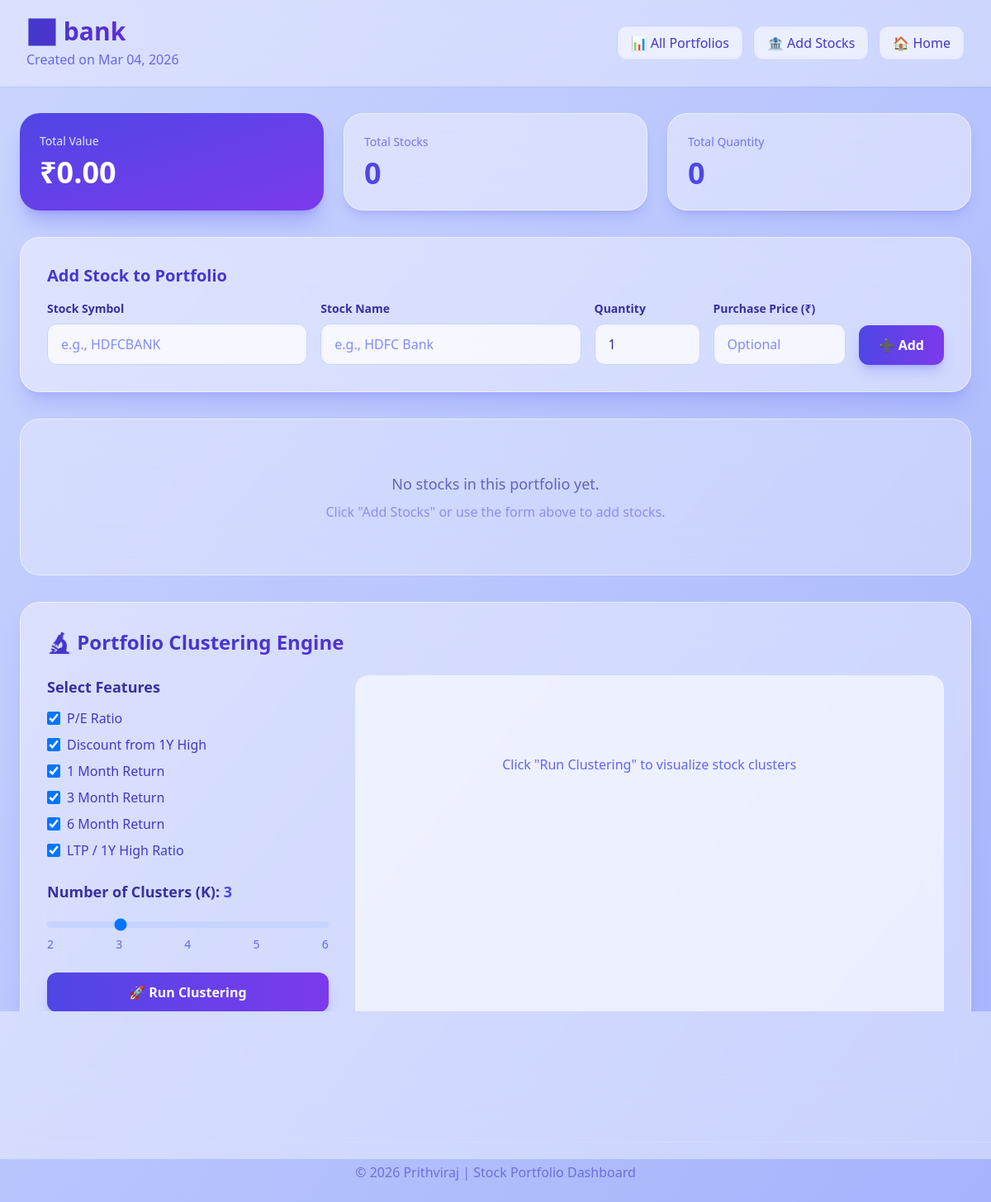
The app's page /portfolio/2/, older data.
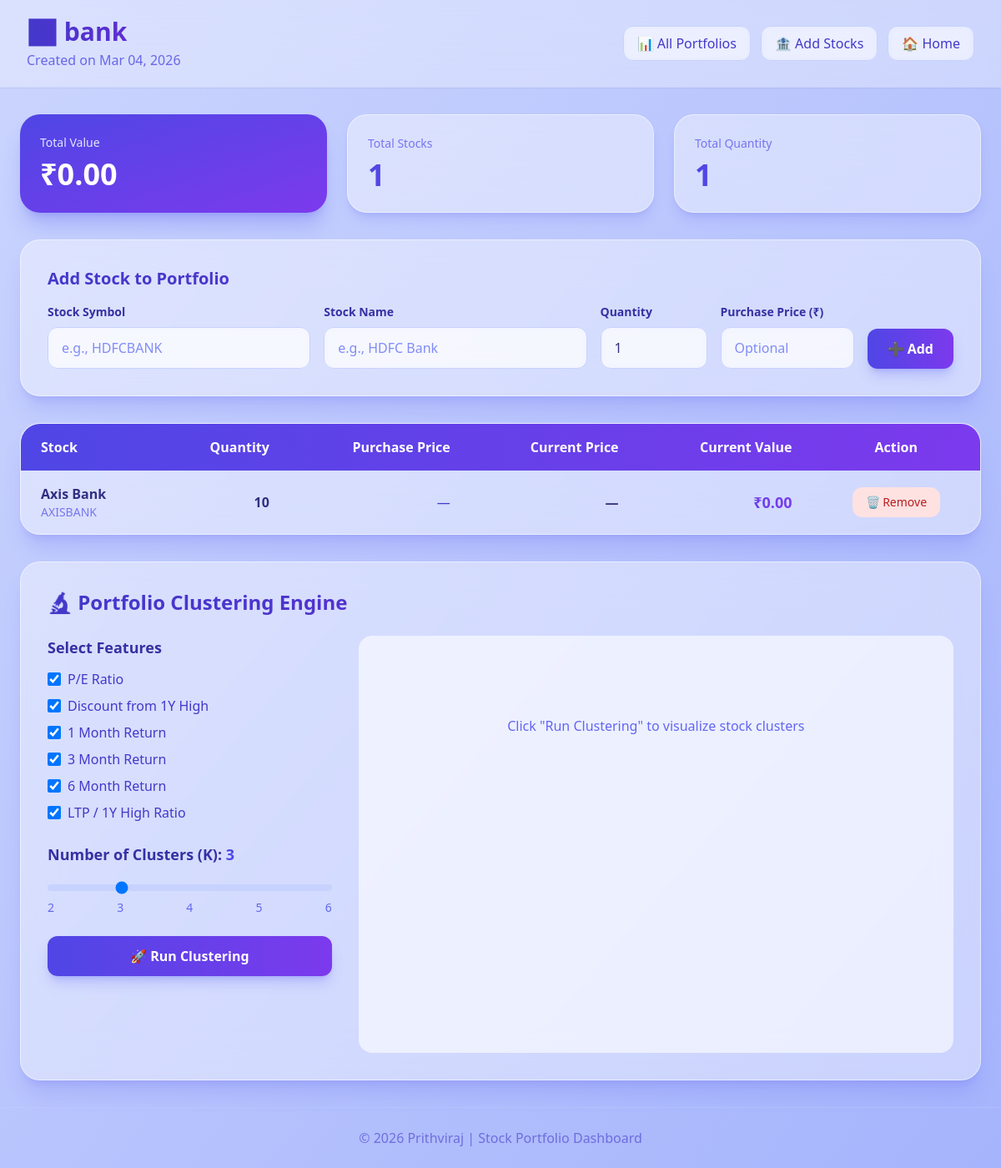
The same page, newer data.
### portfolio/models.py (models this page shows, shortened)
class Portfolio(models.Model):
    name = models.CharField(max_length=100)
    user = models.ForeignKey(User, on_delete=models.CASCADE, null=True, blank=True)
    created_at = models.DateTimeField(auto_now_add=True)

class PortfolioStock(models.Model):
    portfolio = models.ForeignKey(Portfolio, on_delete=models.CASCADE, related_name='stocks')
    stock_symbol = models.CharField(max_length=20)
    stock_name = models.CharField(max_length=100)
    quantity = models.IntegerField(default=0)
    purchase_price = models.DecimalField(max_digits=10, decimal_places=2, null=True, blank=True)
    added_at = models.DateTimeField(auto_now_add=True)

### portfolio/views.py (the view)
# urls.py: path("portfolio/<int:portfolio_id>/", views.portfolio_detail, name="portfolio_detail"),
def portfolio_detail(request, portfolio_id):
    portfolio = get_object_or_404(Portfolio, id=portfolio_id)
    stocks = portfolio.stocks.all()
    stock_data = []
    for stock in stocks:
        try:
            ticker = yf.Ticker(stock.stock_symbol + ".NS")
            current_price = ticker.info.get('currentPrice', 0)
        except:
            current_price = 0
        stock_data.append({
            'id': stock.id,
            'stock_symbol': stock.stock_symbol,
            'stock_name': stock.stock_name,
            'quantity': stock.quantity,
            'purchase_price': stock.purchase_price,
            'current_price': current_price,
            'current_value': stock.quantity * current_price if current_price else 0,
            'added_at': stock.added_at,
        })
    total_value = sum(s['current_value'] for s in stock_data)
    return render(request, "portfolio/portfolio_detail.html", {
        "portfolio": portfolio,
        "stocks": stock_data,
        "total_value": total_value,
    })

### portfolio/templates/portfolio/portfolio_detail.html (shortened to what this page needs)
<!DOCTYPE html>
<html lang="en">
<head>
    <script src="https://cdn.tailwindcss.com"></script>
</head>
<body class="min-h-screen bg-gradient-to-br from-[rgb(203,213,254)] to-indigo-300 text-indigo-950">
    <header class="px-8 py-5 border-b border-indigo-200/50 bg-white/30 backdrop-blur-xl shadow-sm">
        <div class="max-w-7xl mx-auto flex justify-between items-center">
            <div>
                <h1 class="text-3xl font-bold bg-gradient-to-r from-indigo-700 to-violet-700 bg-clip-text text-transparent">📈 {{ portfolio.name }}</h1>
                <p class="text-indigo-600/80 mt-1 font-medium">Created on {{ portfolio.created_at|date:"M d, Y" }}</p>
            </div>
            <div class="flex gap-3">
                <a href="/portfolio/" class="px-4 py-2 bg-white/40 backdrop-blur-sm border border-indigo-200 rounded-xl text-indigo-700 font-medium hover:bg-white/60 transition-all duration-200">
                    📊 All Portfolios
                </a>
                <a href="/banks/" class="px-4 py-2 bg-white/40 backdrop-blur-sm border border-indigo-200 rounded-xl text-indigo-700 font-medium hover:bg-white/60 transition-all duration-200">
                    🏦 Add Stocks
                </a>
                <a href="/" class="px-4 py-2 bg-white/40 backdrop-blur-sm border border-indigo-200 rounded-xl text-indigo-700 font-medium hover:bg-white/60 transition-all duration-200">
                    🏠 Home
                </a>
            </div>
        </div>
    </header>
    <main class="max-w-7xl mx-auto px-6 py-8">
        <div class="grid grid-cols-1 md:grid-cols-3 gap-6 mb-8">
            <div class="bg-gradient-to-br from-indigo-600 to-violet-600 rounded-3xl p-6 shadow-xl shadow-indigo-500/30 text-white">
                <p class="text-indigo-100 text-sm font-medium">Total Value</p>
                <p class="text-4xl font-bold mt-2">₹{{ total_value|floatformat:2 }}</p>
            </div>
            <div class="bg-white/40 backdrop-blur-xl rounded-3xl p-6 shadow-lg shadow-indigo-500/20 border border-white/50">
                <p class="text-indigo-600/70 text-sm font-medium">Total Stocks</p>
                <p class="text-4xl font-bold mt-2 bg-gradient-to-r from-indigo-600 to-violet-600 bg-clip-text text-transparent">{{ stocks|length }}</p>
            </div>
            <div class="bg-white/40 backdrop-blur-xl rounded-3xl p-6 shadow-lg shadow-indigo-500/20 border border-white/50">
                <p class="text-indigo-600/70 text-sm font-medium">Total Quantity</p>
                <p class="text-4xl font-bold mt-2 bg-gradient-to-r from-indigo-600 to-violet-600 bg-clip-text text-transparent">{{ stocks|length }}</p>
            </div>
        </div>
        <div class="bg-white/40 backdrop-blur-xl rounded-3xl p-8 mb-8 shadow-xl shadow-indigo-500/20 border border-white/50">
            <h2 class="text-xl font-bold bg-gradient-to-r from-indigo-700 to-violet-700 bg-clip-text text-transparent mb-4">Add Stock to Portfolio</h2>
            <form method="POST" action="{% url 'add_stock' portfolio.id %}" class="flex flex-wrap gap-4 items-end">
                <div class="flex-1 min-w-[200px]">
                    <label class="block text-sm font-semibold text-indigo-800 mb-2">Stock Symbol</label>
                    <input type="text" name="stock_symbol" placeholder="e.g., HDFCBANK" required
                           class="w-full px-4 py-3 bg-white/60 backdrop-blur-sm border border-indigo-200 rounded-xl text-indigo-900 placeholder-indigo-400 focus:ring-2 focus:ring-indigo-500 focus:border-indigo-500 focus:outline-none transition-all">
                </div>
                <div class="flex-1 min-w-[200px]">
                    <label class="block text-sm font-semibold text-indigo-800 mb-2">Stock Name</label>
                    <input type="text" name="stock_name" placeholder="e.g., HDFC Bank" required
                           class="w-full px-4 py-3 bg-white/60 backdrop-blur-sm border border-indigo-200 rounded-xl text-indigo-900 placeholder-indigo-400 focus:ring-2 focus:ring-indigo-500 focus:border-indigo-500 focus:outline-none transition-all">
                </div>
                <div class="w-32">
                    <label class="block text-sm font-semibold text-indigo-800 mb-2">Quantity</label>
                    <input type="number" name="quantity" min="1" value="1" required
                           class="w-full px-4 py-3 bg-white/60 backdrop-blur-sm border border-indigo-200 rounded-xl text-indigo-900 focus:ring-2 focus:ring-indigo-500 focus:border-indigo-500 focus:outline-none transition-all">
                </div>
                <div class="w-40">
                    <label class="block text-sm font-semibold text-indigo-800 mb-2">Purchase Price (₹)</label>
                    <input type="number" name="purchase_price" step="0.01" min="0" placeholder="Optional"
                           class="w-full px-4 py-3 bg-white/60 backdrop-blur-sm border border-indigo-200 rounded-xl text-indigo-900 placeholder-indigo-400 focus:ring-2 focus:ring-indigo-500 focus:border-indigo-500 focus:outline-none transition-all">
                </div>
                <button type="submit" class="px-6 py-3 bg-gradient-to-r from-indigo-600 to-violet-600 text-white rounded-xl font-semibold shadow-lg shadow-indigo-500/30 hover:shadow-indigo-500/50 hover:scale-105 transition-all duration-300">
                    ➕ Add
                </button>
            </form>
        </div>
        {% if stocks %}
        <div class="bg-white/40 backdrop-blur-xl rounded-3xl overflow-hidden shadow-xl shadow-indigo-500/20 border border-white/50 mb-8">
            <table class="w-full">
                <thead class="bg-gradient-to-r from-indigo-600 to-violet-600 text-white">
                    <tr>
                        <th class="text-left px-6 py-4 font-semibold">Stock</th>
                        <th class="text-right px-6 py-4 font-semibold">Quantity</th>
                        <th class="text-right px-6 py-4 font-semibold">Purchase Price</th>
                        <th class="text-right px-6 py-4 font-semibold">Current Price</th>
                        <th class="text-right px-6 py-4 font-semibold">Current Value</th>
                        <th class="text-center px-6 py-4 font-semibold">Action</th>
                    </tr>
                </thead>
                <tbody class="divide-y divide-indigo-200/30">
                    {% for stock in stocks %}
                    <tr class="hover:bg-white/60 transition-all duration-200">
                        <td class="px-6 py-4">
                            <div class="font-bold text-indigo-900">{{ stock.stock_name }}</div>
                            <div class="text-sm text-indigo-600/70">{{ stock.stock_symbol }}</div>
                        </td>
                        <td class="px-6 py-4 text-right font-semibold text-indigo-900">{{ stock.quantity }}</td>
                        <td class="px-6 py-4 text-right text-indigo-700">{% if stock.purchase_price %}₹{{ stock.purchase_price|floatformat:2 }}{% else %}—{% endif %}</td>
                        <td class="px-6 py-4 text-right font-semibold text-indigo-900">{% if stock.current_price %}₹{{ stock.current_price|floatformat:2 }}{% else %}—{% endif %}</td>
                        <td class="px-6 py-4 text-right font-bold text-lg bg-gradient-to-r from-indigo-600 to-violet-600 bg-clip-text text-transparent">₹{{ stock.current_value|floatformat:2 }}</td>
                        <td class="px-6 py-4 text-center">
                            <a href="{% url 'delete_stock' stock.id %}"
                               class="inline-flex items-center gap-1 px-4 py-2 bg-red-100 text-red-700 rounded-xl font-medium hover:bg-red-200 transition-all duration-200 text-sm"
                               onclick="return confirm('Are you sure you want to remove this stock?')">
                                🗑️ Remove
                            </a>
                        </td>
                    </tr>
                    {% endfor %}
                </tbody>
            </table>
        </div>
        {% else %}
        <div class="text-center py-16 bg-white/30 backdrop-blur-xl rounded-3xl border border-white/50 mb-8">
            <p class="text-indigo-800/70 text-lg">No stocks in this portfolio yet.</p>
            <p class="text-indigo-600/50 mt-2">Click "Add Stocks" or use the form above to add stocks.</p>
        </div>
        {% endif %}
        <div class="bg-white/40 backdrop-blur-xl rounded-3xl p-8 shadow-xl shadow-indigo-500/20 border border-white/50">
            <h2 class="text-2xl font-bold bg-gradient-to-r from-indigo-700 to-violet-700 bg-clip-text text-transparent mb-6">
            </h2>
            <div class="grid grid-cols-1 lg:grid-cols-3 gap-8">
                <div class="space-y-6">
                    <div>
                        <h3 class="text-lg font-semibold text-indigo-800 mb-3">Select Features</h3>
                        <div class="space-y-2">
                            <label class="flex items-center gap-2 cursor-pointer">
                                <input type="checkbox" name="feature" value="pe_ratio" checked
                                       class="w-4 h-4 text-indigo-600 rounded focus:ring-indigo-500">
                                <span class="text-indigo-700">P/E Ratio</span>
                            </label>
                            <label class="flex items-center gap-2 cursor-pointer">
                                <input type="checkbox" name="feature" value="discount_1y_high" checked
                                       class="w-4 h-4 text-indigo-600 rounded focus:ring-indigo-500">
                                <span class="text-indigo-700">Discount from 1Y High</span>
                            </label>
                            <label class="flex items-center gap-2 cursor-pointer">
                                <input type="checkbox" name="feature" value="return_1m" checked
                                       class="w-4 h-4 text-indigo-600 rounded focus:ring-indigo-500">
                                <span class="text-indigo-700">1 Month Return</span>
                            </label>
                            <label class="flex items-center gap-2 cursor-pointer">
                                <input type="checkbox" name="feature" value="return_3m" checked
                                       class="w-4 h-4 text-indigo-600 rounded focus:ring-indigo-500">
                                <span class="text-indigo-700">3 Month Return</span>
                            </label>
                            <label class="flex items-center gap-2 cursor-pointer">
                                <input type="checkbox" name="feature" value="return_6m" checked
                                       class="w-4 h-4 text-indigo-600 rounded focus:ring-indigo-500">
                                <span class="text-indigo-700">6 Month Return</span>
                            </label>
                            <label class="flex items-center gap-2 cursor-pointer">
                                <input type="checkbox" name="feature" value="ltp_to_1y_high_ratio" checked
                                       class="w-4 h-4 text-indigo-600 rounded focus:ring-indigo-500">
                                <span class="text-indigo-700">LTP / 1Y High Ratio</span>
                            </label>
                        </div>
                    </div>
                    <div>
                        <h3 class="text-lg font-semibold text-indigo-800 mb-3">
                            Number of Clusters (K): <span id="k-value-display" class="text-indigo-600">3</span>
                        </h3>
                        <input type="range" id="k-slider" min="2" max="6" value="3"
                               class="w-full h-2 bg-indigo-200 rounded-lg appearance-none cursor-pointer">
                        <div class="flex justify-between text-sm text-indigo-500 mt-1">
                            <span>2</span>
                            <span>3</span>
                            <span>4</span>
                            <span>5</span>
                            <span>6</span>
                        </div>
                    </div>
                    <button id="run-clustering-btn"
                            class="w-full px-6 py-3 bg-gradient-to-r from-indigo-600 to-violet-600 text-white rounded-xl font-semibold shadow-lg shadow-indigo-500/30 hover:shadow-indigo-500/50 hover:scale-105 transition-all duration-300">
                        🚀 Run Clustering
                    </button>
                </div>
                <div class="lg:col-span-2">
                    <div id="clustering-chart" class="w-full bg-white/60 rounded-2xl p-4" style="min-height: 500px;">
                        <p class="text-center text-indigo-500 py-20">
                            Click "Run Clustering" to visualize stock clusters
                        </p>
                    </div>
                </div>
            </div>
        </div>
    </main>
    <footer class="py-6 border-t border-indigo-200/30 text-center text-indigo-700/60">
        © 2026 Prithviraj | Stock Portfolio Dashboard
    </footer>
</body>
</html>

Row changes from the older to the newer data that the page shows:
added PortfolioStock: stock_name "Axis Bank", stock_symbol "AXISBANK"
Text that changed along with them:
text no longer shown: "No stocks in this portfolio yet. Click \"Add Stocks\" or use the form above to add stocks."
text now shown: "Stock Quantity Purchase Price Current Price Current Value Action"
new list line: "10 — — 🗑️ Remove"
